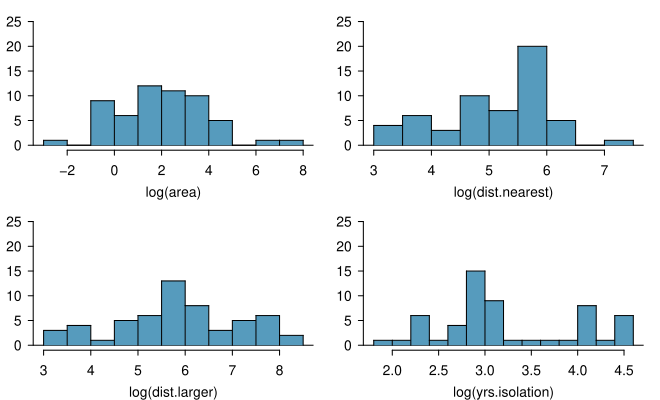

Generate this figure with R:
library(openintro)
library(oibiostat)
data(forest.birds)
data(COL)

myPDF("forestbirdsLogPredictorDist.pdf", 6.6, 4,
      mfrow = c(2,2),
      mgp = c(2, 0.7, 0),
      mar = c(3, 2, 1, 1))
#mar = c(3, 0, 1, 1))
histPlot(log(forest.birds$patch.area),
         breaks = 10,
         xlab = 'log(area)',
         ylab = "Frequency",
         ylim = c(0, 25),
         col = COL[1],
         border = COL[5])
histPlot(log(forest.birds$dist.nearest),
         breaks = 10,
         xlab = "log(dist.nearest)",
         ylab = "Frequency",
         ylim = c(0, 25),
         col = COL[1],
         border = COL[5])
histPlot(log(forest.birds$dist.larger),
         breaks = 10,
         xlab = "log(dist.larger)",
         ylab = "Frequency",
         ylim = c(0, 25),
         col = COL[1],
         border = COL[5])
histPlot(log(forest.birds$yrs.isolation),
         breaks = 10,
         xlab = "log(yrs.isolation)",
         ylab = "Frequency",
         ylim = c(0, 25),
         col = COL[1],
         border = COL[5])

dev.off()
